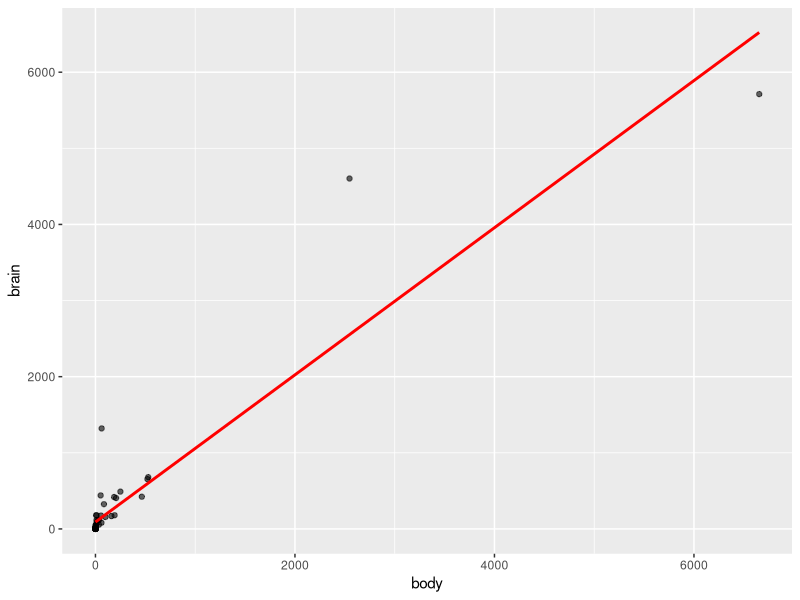
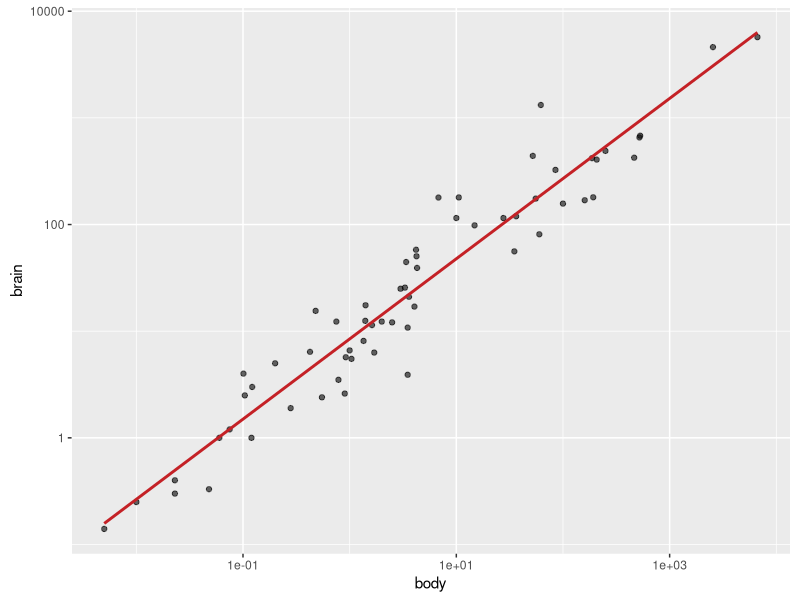

The R source for these figures, in order:
## ---- chunk 1
library(MASS)
library(ggplot2)
ggplot(mammals, aes(x = body, y = brain)) +
        geom_point(alpha = 0.6) +
        stat_smooth(method = "lm",
                    col = "red",
                    se = FALSE)
#the line above is a poor fit
#use log to get a better line
ggplot(mammals, aes(x = body, y = brain)) +
        geom_point(alpha = 0.6) +
        coord_fixed() + 
        scale_x_log10() +
        scale_y_log10() +
        stat_smooth(method = "lm",
                    col = "#C42126",
                    se = FALSE,
                    size = 1)

